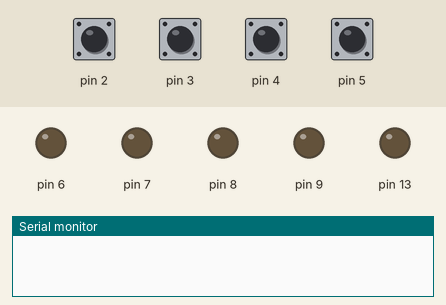
Bench run of a sketch on a simulated Arduino Uno, built with avr-gcc and run on an emulated ATmega328P. Shown: output pins drawn as LEDs (lit = HIGH), the last lines printed to the serial monitor. Dashed ring = blinking. The inputs (shaded band) are chosen by the test bench; at power-on: pin 2–5 HIGH. Random numbers use the default seed unless the sketch sets one.

Above: at 2.1 s.
At 6.2 s:
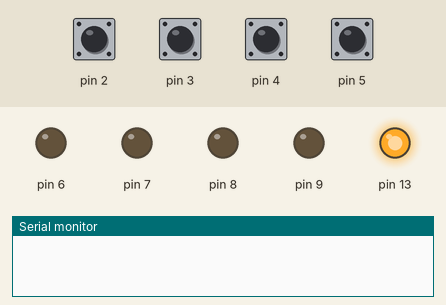
6.3 s: pin 3 pulled LOW for 1 s
At 7.95 s:
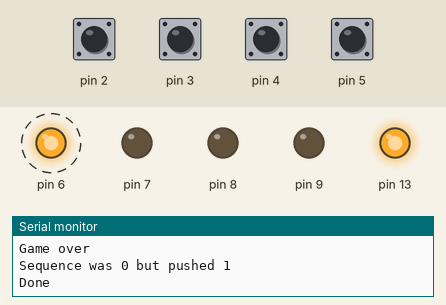
Timing chart, 0 to 16.3 s (numbered marks = the images above; inputs shaded):
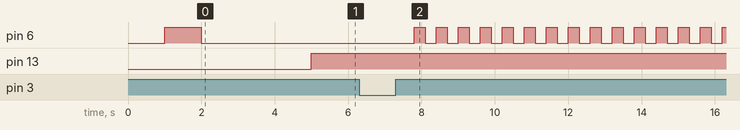

Measured:
- after the input at 6.3 s, pin 6: alternates HIGH for 0.30 s and LOW for 0.30 s, starting after 1.5 s

The sketch:

sequencer.ino
```cpp
const int DIFFERENT_VALUES = 4;
const int MAX_LENGTH = 40;
const int SHOW_DELAY = 1000;
const int BLINK_DELAY = 300;
const int DEBOUNCE_DELAY = 200;
const int READ_WAITING_DELAY = 200;
const int FIRST_INPUT = 2;
const int FIRST_OUTPUT = 6;

int sequence[MAX_LENGTH];
int currentLength = 0;

// Increase the random sequence in one element
void newElement() {
  long e = random(DIFFERENT_VALUES);
  sequence[currentLength] = e;
  currentLength++;
}

void cleanOutput() {
  // Switch off all outputs
  for (int i = 0; i < DIFFERENT_VALUES; i++) {
    digitalWrite(i + FIRST_OUTPUT, LOW);
  }
}

// Show the current sequence (up to current length)
void showSequence() {
  digitalWrite(13, LOW);
  for (int i = 0; i < currentLength; i++) {
    cleanOutput();
    delay(SHOW_DELAY);
    // Switch on current output
    digitalWrite(sequence[i] + FIRST_OUTPUT, HIGH);
    delay(SHOW_DELAY);
  }
  cleanOutput();
  delay(SHOW_DELAY * 3);
}

void waitForUnpush() {
  int allInputsAreUnpushed = 0;
  while (allInputsAreUnpushed == 0) {
    allInputsAreUnpushed = 1;
    for (int i = 0; i < DIFFERENT_VALUES; i++) {
      // Value to check must be LOW, because input is pull up
      if (digitalRead(i + FIRST_INPUT) ==  LOW) {
        // At least one input is not unpushed
        allInputsAreUnpushed = 0;
        // Doesn't read other inputs
        break;
      }
    }
    delay(READ_WAITING_DELAY);
  }
}

// Returns the smallest input that was pushed (after waiting for it to unpush)
int readFirstPushed() {
  int pushedElement = -1;
  while (pushedElement == -1) {
    for (int i = 0; i < DIFFERENT_VALUES; i++) {
      // Value to check must be LOW, because input is pull up
      if (digitalRead(i + FIRST_INPUT) ==  LOW) {
        // Waits some milliseconds to prevent bouncing
        delay(DEBOUNCE_DELAY);
        // Pusher is still pushed
        if (digitalRead(i + FIRST_INPUT) ==  LOW) {
          pushedElement = i;
          waitForUnpush();
          // Doesn't read other inputs
          break;
        }
      }
    }
    delay(READ_WAITING_DELAY);
  }
  return pushedElement;
}

void blinkCorrectElement(int element) {
  while (true) {
    digitalWrite(element + FIRST_OUTPUT, HIGH);
    delay(BLINK_DELAY);
    digitalWrite(element + FIRST_OUTPUT, LOW);
    delay(BLINK_DELAY);
  }
}

void readSequence() {
  digitalWrite(13, HIGH);
  for (int i = 0; i < currentLength; i++) {
    int pushed = readFirstPushed();
    if (sequence[i] != pushed) {
      // Wrong element, game over
      Serial.println("Game over");
      Serial.print("Sequence was ");
      Serial.print(sequence[i]);
      Serial.print(" but pushed ");
      Serial.println(pushed);
      Serial.println("Done\n");

      blinkCorrectElement(sequence[i]);
    }
  }
}

void setup() {
  // if analog input pin 0 is unconnected, random analog
  // noise will cause the call to randomSeed() to generate
  // different seed numbers each time the sketch runs.
  // randomSeed() will then shuffle the random function.
  randomSeed(analogRead(0));
  // Set mode in all inputs as pullup
  for (int i = 0; i < DIFFERENT_VALUES; i++) {
    pinMode(i + FIRST_INPUT, INPUT_PULLUP);
  }
  // Set mode in all outputs
  for (int i = 0; i < DIFFERENT_VALUES; i++) {
    pinMode(i + FIRST_OUTPUT, OUTPUT);
  }
  // Will show input/output state
  pinMode(13, OUTPUT);
  // Initialize serial
  Serial.begin(9600);
}

void loop() {
  newElement();
  showSequence();
  readSequence();
}
```
